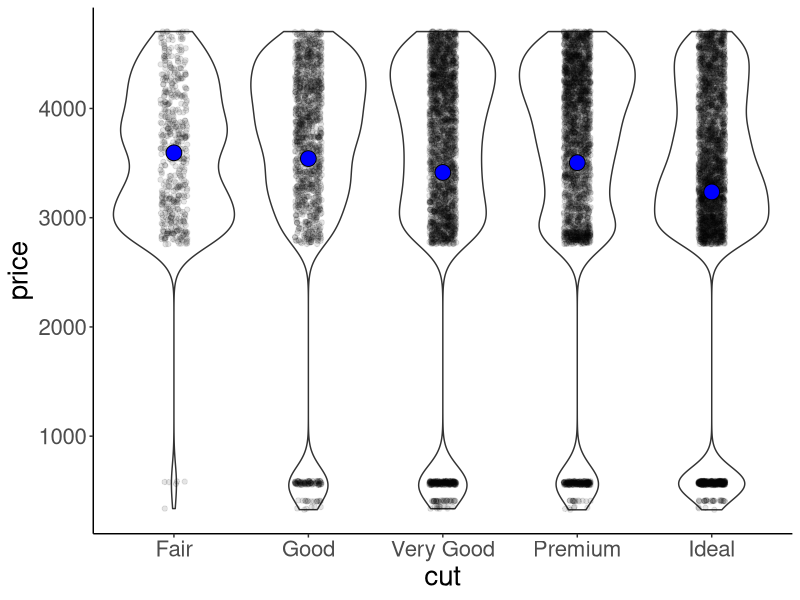

The R source for this figure: (Note: this script raises an error after producing the figure.)
## ---- chunk 1
# these options here change the formatting of how comments are rendered
knitr::opts_chunk$set(collapse = TRUE,
                      comment = "#>")
## ---- chunk 2
library("knitr") # for rendering the RMarkdown file
library("tidyverse") # for data wrangling 
## ---- chunk 3
theme_set(theme_classic()+ #set the theme 
    theme(text = element_text(size = 20))) #set the default text size
## ---- chunk 4
ggplot(data = diamonds[1:10000, ], 
       mapping = aes(x = cut, y = price)) +
  geom_violin() +
  geom_point(alpha = 0.1,
             position = position_jitter(width = 0.1)) +
  stat_summary(fun = "mean",
               shape = 21,
               geom = "point",
               fill = "blue",
               size = 5)
## ---- chunk 5
include_graphics("figures/practice_plot1.png")
